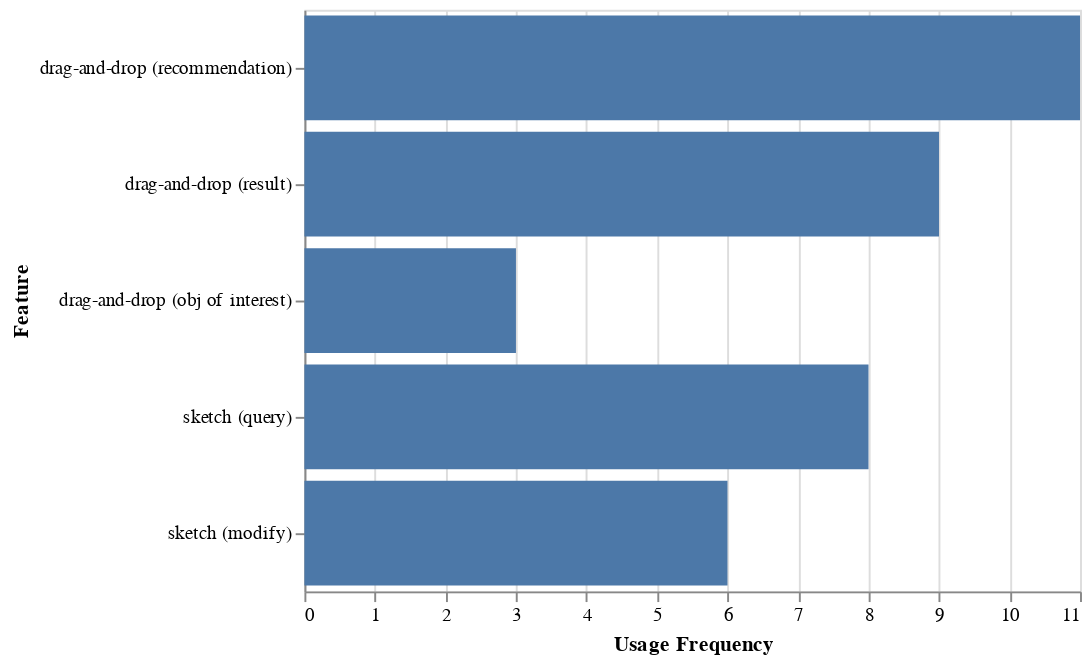

The notebook cell saved with this chart:
### Code cell
alt.Chart(df_freq).mark_bar().encode(
    alt.X("Usage Frequency"),
    alt.Y("Feature",sort= itemsOfInterest),
#     color = "subject"
)

### Figure 1 — Vega-Lite specification as saved in the notebook (floating-point values rounded to 4 significant figures)
{"$schema": "https://vega.github.io/schema/vega-lite/v2.6.0.json", "config": {"view": {"height": 300, "width": 400}}, "data": {"name": "data-a90c0f2d335a3c8d4932887bd517f5a4"}, "datasets": {"data-a90c0f2d335a3c8d4932887bd517f5a4": [{"Feature": "drag-and-drop (obj of interest)", "Usage Frequency": 3}, {"Feature": "drag-and-drop (recommendation)", "Usage Frequency": 11}, {"Feature": "drag-and-drop (result)", "Usage Frequency": 9}, {"Feature": "sketch (modify)", "Usage Frequency": 6}, {"Feature": "sketch (query)", "Usage Frequency": 8}]}, "encoding": {"x": {"field": "Usage Frequency", "type": "quantitative"}, "y": {"field": "Feature", "sort": ["drag-and-drop (recommendation)", "drag-and-drop (result)", "drag-and-drop (obj of interest)", "sketch (query)", "sketch (modify)"], "type": "nominal"}}, "mark": "bar"}
